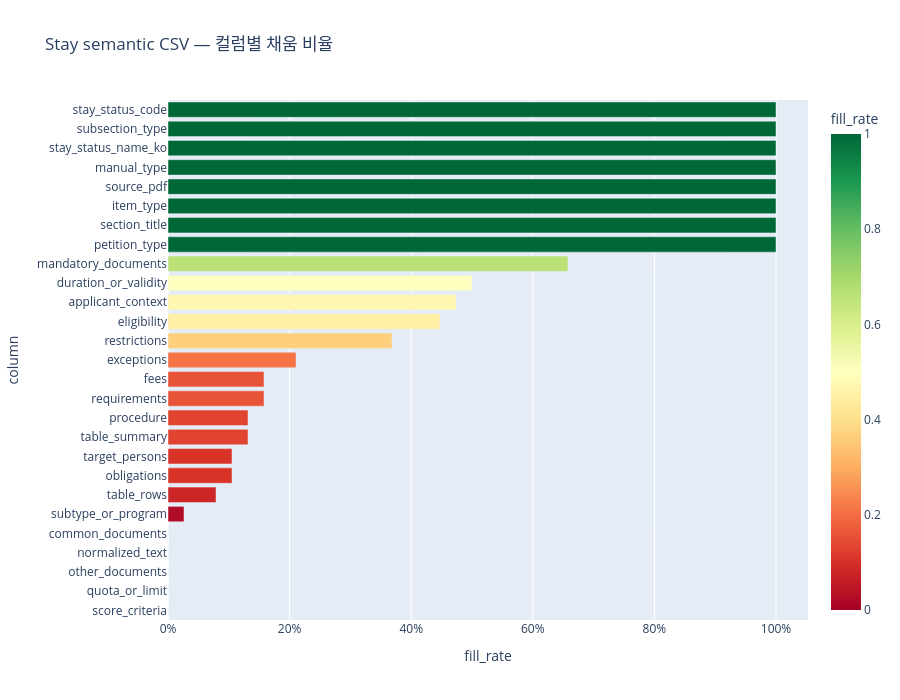

The cell this chart's notebook holds for it:
### Code cell
# 컬럼 누락률 히트맵
def fill_rate_heatmap(df, title):
    fill_rates = (df.notna() & (df.astype(str) != "")).mean().sort_values()
    fill_df = pd.DataFrame({"column": fill_rates.index, "fill_rate": fill_rates.values})
    fill_df = fill_df.sort_values("fill_rate", ascending=True)
    fig = px.bar(fill_df, x="fill_rate", y="column", orientation="h",
                 title=title,
                 color="fill_rate", color_continuous_scale="RdYlGn", range_color=[0, 1])
    fig.update_layout(height=700, xaxis_tickformat=".0%")
    return fig

fill_rate_heatmap(stay_semantic, "Stay semantic CSV — 컬럼별 채움 비율").show()

### Figure 1 — Plotly figure (JSON) as saved in the notebook; plotly's stock layout.template omitted (floating-point values rounded to 4 significant figures)
{"data": [{"hovertemplate": "fill_rate=%{marker.color}<br>column=%{y}<extra></extra>", "legendgroup": "", "marker": {"color": [0.0, 0.0, 0.0, 0.0, 0.0, 0.02632, 0.07895, 0.1053, 0.1053, 0.1316, 0.1316, 0.1579, 0.1579, 0.2105, 0.3684, 0.4474, 0.4737, 0.5, 0.6579, 1.0, 1.0, 1.0, 1.0, 1.0, 1.0, 1.0, 1.0], "coloraxis": "coloraxis", "pattern": {"shape": ""}}, "name": "", "orientation": "h", "showlegend": false, "textposition": "auto", "type": "bar", "x": [0.0, 0.0, 0.0, 0.0, 0.0, 0.02632, 0.07895, 0.1053, 0.1053, 0.1316, 0.1316, 0.1579, 0.1579, 0.2105, 0.3684, 0.4474, 0.4737, 0.5, 0.6579, 1.0, 1.0, 1.0, 1.0, 1.0, 1.0, 1.0, 1.0], "xaxis": "x", "y": ["score_criteria", "quota_or_limit", "other_documents", "normalized_text", "common_documents", "subtype_or_program", "table_rows", "obligations", "target_persons", "table_summary", "procedure", "requirements", "fees", "exceptions", "restrictions", "eligibility", "applicant_context", "duration_or_validity", "mandatory_documents", "petition_type", "section_title", "item_type", "source_pdf", "manual_type", "stay_status_name_ko", "subsection_type", "stay_status_code"], "yaxis": "y"}], "layout": {"barmode": "relative", "coloraxis": {"cmax": 1, "cmin": 0, "colorbar": {"title": {"text": "fill_rate"}}, "colorscale": [[0.0, "rgb(165,0,38)"], [0.1, "rgb(215,48,39)"], [0.2, "rgb(244,109,67)"], [0.3, "rgb(253,174,97)"], [0.4, "rgb(254,224,139)"], [0.5, "rgb(255,255,191)"], [0.6, "rgb(217,239,139)"], [0.7, "rgb(166,217,106)"], [0.8, "rgb(102,189,99)"], [0.9, "rgb(26,152,80)"], [1.0, "rgb(0,104,55)"]]}, "height": 700, "legend": {"tracegroupgap": 0}, "title": {"text": "Stay semantic CSV — 컬럼별 채움 비율"}, "xaxis": {"anchor": "y", "domain": [0.0, 1.0], "tickformat": ".0%", "title": {"text": "fill_rate"}}, "yaxis": {"anchor": "x", "domain": [0.0, 1.0], "title": {"text": "column"}}}}
